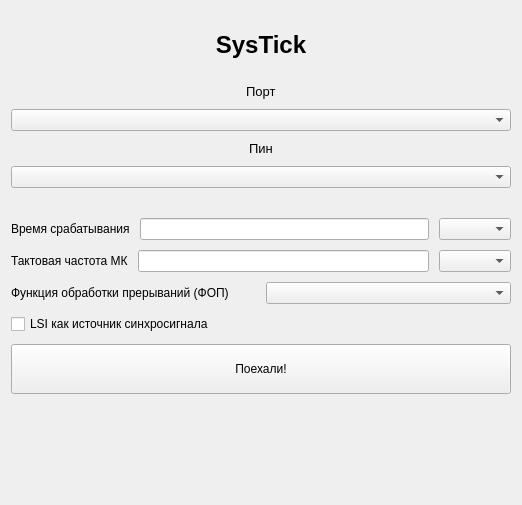
      <widget class="QWidget" name="tab_11">
       <attribute name="title">
        <string>SysTick</string>
       </attribute>
       <layout class="QGridLayout" name="gridLayout_2">
        <item row="0" column="0">
         <layout class="QVBoxLayout" name="verticalLayout_5">
          <property name="spacing">
           <number>25</number>
          </property>
          <property name="topMargin">
           <number>20</number>
          </property>
          <item>
           <widget class="QLabel" name="label_7">
            <property name="sizePolicy">
             <sizepolicy hsizetype="Minimum" vsizetype="Preferred">
              <horstretch>0</horstretch>
              <verstretch>0</verstretch>
             </sizepolicy>
            </property>
            <property name="font">
             <font>
              <pointsize>18</pointsize>
              <weight>75</weight>
              <bold>true</bold>
             </font>
            </property>
            <property name="text">
             <string>SysTick</string>
            </property>
            <property name="alignment">
             <set>Qt::AlignCenter</set>
            </property>
           </widget>
          </item>
          <item>
           <layout class="QVBoxLayout" name="verticalLayout_6">
            <property name="spacing">
             <number>10</number>
            </property>
            <property name="bottomMargin">
             <number>100</number>
            </property>
            <item alignment="Qt::AlignHCenter">
             <widget class="QLabel" name="label_8">
              <property name="font">
               <font>
                <pointsize>10</pointsize>
               </font>
              </property>
              <property name="text">
               <string>Порт</string>
              </property>
             </widget>
            </item>
            <item alignment="Qt::AlignHCenter">
             <widget class="QComboBox" name="comboBox_5_port">
              <property name="minimumSize">
               <size>
                <width>500</width>
                <height>0</height>
               </size>
              </property>
              <property name="editable">
               <bool>false</bool>
              </property>
             </widget>
            </item>
            <item alignment="Qt::AlignHCenter">
             <widget class="QLabel" name="label_9">
              <property name="font">
               <font>
                <pointsize>10</pointsize>
               </font>
              </property>
              <property name="text">
               <string>Пин</string>
              </property>
             </widget>
            </item>
            <item alignment="Qt::AlignHCenter">
             <widget class="QComboBox" name="comboBox_5_pin">
              <property name="minimumSize">
               <size>
                <width>500</width>
                <height>0</height>
               </size>
              </property>
             </widget>
            </item>
            <item>
             <spacer name="horizontalSpacer_3">
              <property name="orientation">
               <enum>Qt::Horizontal</enum>
              </property>
              <property name="sizeHint" stdset="0">
               <size>
                <width>40</width>
                <height>20</height>
               </size>
              </property>
             </spacer>
            </item>
            <item>
             <layout class="QHBoxLayout" name="horizontalLayout_16">
              <property name="leftMargin">
               <number>0</number>
              </property>
              <property name="bottomMargin">
               <number>0</number>
              </property>
              <item>
               <widget class="QLabel" name="label_10">
                <property name="text">
                 <string>Время срабатывания</string>
                </property>
               </widget>
              </item>
              <item>
               <widget class="QLineEdit" name="lineEdit_5_time">
                <property name="minimumSize">
                 <size>
                  <width>0</width>
                  <height>0</height>
                 </size>
                </property>
                <property name="maximumSize">
                 <size>
                  <width>300</width>
                  <height>16777215</height>
                 </size>
                </property>
                <property name="alignment">
                 <set>Qt::AlignCenter</set>
                </property>
                <property name="clearButtonEnabled">
                 <bool>true</bool>
                </property>
               </widget>
              </item>
              <item>
               <widget class="QComboBox" name="comboBox_5_time_unit"/>
              </item>
             </layout>
            </item>
            <item>
             <layout class="QHBoxLayout" name="horizontalLayout_17">
              <property name="leftMargin">
               <number>0</number>
              </property>
              <property name="bottomMargin">
               <number>0</number>
              </property>
              <item>
               <widget class="QLabel" name="label_11">
                <property name="text">
                 <string>Тактовая частота МК</string>
                </property>
               </widget>
              </item>
              <item>
               <widget class="QLineEdit" name="lineEdit_5_freq">
                <property name="minimumSize">
                 <size>
                  <width>0</width>
                  <height>0</height>
                 </size>
                </property>
                <property name="maximumSize">
                 <size>
                  <width>300</width>
                  <height>16777215</height>
                 </size>
                </property>
                <property name="alignment">
                 <set>Qt::AlignCenter</set>
                </property>
                <property name="clearButtonEnabled">
                 <bool>true</bool>
                </property>
               </widget>
              </item>
              <item>
               <widget class="QComboBox" name="comboBox_5_freq_unit"/>
              </item>
             </layout>
            </item>
            <item>
             <layout class="QHBoxLayout" name="horizontalLayout_18">
              <property name="leftMargin">
               <number>0</number>
              </property>
              <property name="bottomMargin">
               <number>0</number>
              </property>
              <item>
               <widget class="QLabel" name="label_12">
                <property name="text">
                 <string>Функция обработки прерываний (ФОП)</string>
                </property>
               </widget>
              </item>
              <item>
               <widget class="QComboBox" name="comboBox_5_isr"/>
              </item>
             </layout>
            </item>
            <item>
             <layout class="QHBoxLayout" name="horizontalLayout_19">
              <property name="leftMargin">
               <number>0</number>
              </property>
              <property name="bottomMargin">
               <number>0</number>
              </property>
              <item>
               <widget class="QCheckBox" name="checkBox_5_lsi">
                <property name="text">
                 <string>LSI как источник синхросигнала</string>
                </property>
               </widget>
              </item>
             </layout>
            </item>
            <item alignment="Qt::AlignHCenter">
             <widget class="QPushButton" name="submitButton_5">
              <property name="sizePolicy">
               <sizepolicy hsizetype="Minimum" vsizetype="Fixed">
                <horstretch>0</horstretch>
                <verstretch>0</verstretch>
               </sizepolicy>
              </property>
              <property name="minimumSize">
               <size>
                <width>500</width>
                <height>50</height>
               </size>
              </property>
              <property name="maximumSize">
               <size>
                <width>1000</width>
                <height>16777215</height>
               </size>
              </property>
              <property name="styleSheet">
               <string notr="true"/>
              </property>
              <property name="text">
               <string>Поехали!</string>
              </property>
             </widget>
            </item>
           </layout>
          </item>
         </layout>
        </item>
       </layout>
      </widget>
